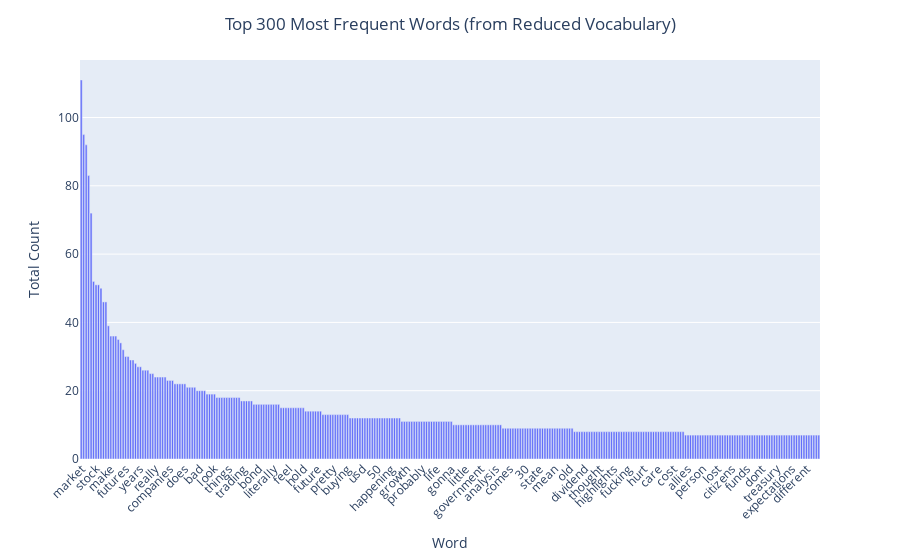

Source (notebook cell):
### Markdown cell above
### >>> Exercise 14
Now, show it sorted to see the long tail

### Code cell
#just add the sorting

vect = CountVectorizer(stop_words='english', #we cut off common english words
                       min_df=5, #means minimum it appears in 5 docs to be considered, but yeah these 2 are hyperparameters we can do trial and error
                       max_df=0.85, #means max it appears in 85% of our docs
                       max_features=10000) #we can also still put limit

df_counts_reduced = vect.fit_transform(df.text)

# calc the freq from new reduced matrix
term_frequencies_reduced = df_counts_reduced.sum(axis=0).A1
vocab_reduced = vect.get_feature_names_out() #collect the words

freq_df_reduced = pd.DataFrame({'Term' : vocab_reduced, 'Frequency': term_frequencies_reduced}) #make dataframe
sorted_freq_df_reduced = freq_df_reduced.sort_values(by='Frequency', ascending=False)


num_terms_to_plot = 300 #set our words limit
top_df = sorted_freq_df_reduced.head(num_terms_to_plot)

#same plotting as befor
fig = px.bar(top_df,
             x='Term',
             y='Frequency',
             labels={'Term': 'Word', 'Frequency': 'Total Count'},
             hover_name='Term',
             hover_data={'Frequency': True, 'Term': False}
             )

fig.update_layout(
    title_text=f'Top {num_terms_to_plot} Most Frequent Words (from Reduced Vocabulary)',
    title_x=0.5,
    title_xanchor='center',
    xaxis_tickangle=-45
)
fig.show()

### Figure 1 — Plotly figure (JSON) as saved in the notebook; plotly's stock layout.template omitted (floating-point values rounded to 4 significant figures; data arrays with more than 128 entries replaced by an {"elided": "..."} marker saying what was removed)
{"data": [{"hovertemplate": "<b>%{hovertext}</b><br><br>Total Count=%{y}<extra></extra>", "hovertext": {"elided": "300 str values"}, "legendgroup": "", "marker": {"color": "#636efa", "pattern": {"shape": ""}}, "name": "", "orientation": "v", "showlegend": false, "textposition": "auto", "type": "bar", "x": {"elided": "300 str values"}, "xaxis": "x", "y": {"elided": "300 int values"}, "yaxis": "y"}], "layout": {"barmode": "relative", "legend": {"tracegroupgap": 0}, "margin": {"t": 60}, "title": {"text": "Top 300 Most Frequent Words (from Reduced Vocabulary)", "x": 0.5, "xanchor": "center"}, "xaxis": {"anchor": "y", "domain": [0, 1], "tickangle": -45, "title": {"text": "Word"}}, "yaxis": {"anchor": "x", "domain": [0, 1], "title": {"text": "Total Count"}}}}
